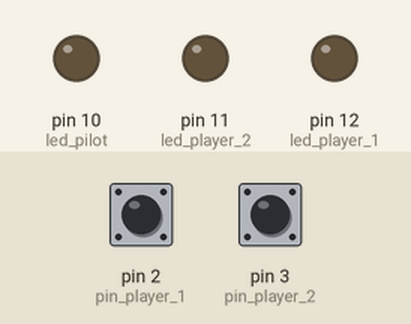
Simulated run of this sketch. Board: Arduino Uno, built with avr-gcc and run on an emulated ATmega328P. Parts: output pins drawn as LEDs (lit = HIGH). The test bench sets the inputs (shaded band); at power-on: pin 2 (pin_player_1) HIGH, pin 3 (pin_player_2) HIGH.

Above: at 1.2 s.
1.3 s: pin 2 (pin_player_1) pulled LOW for 0.15 s
At 2.4 s:
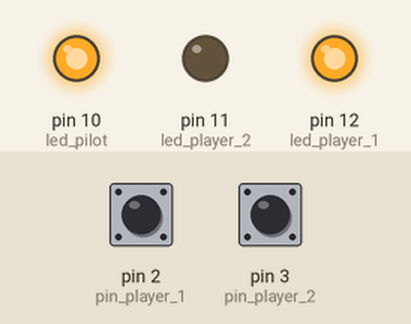
4.4 s: pin 3 (pin_player_2) pulsed LOW 5 times (0.12 s each, 0.3 s apart)
At 6.1 s:
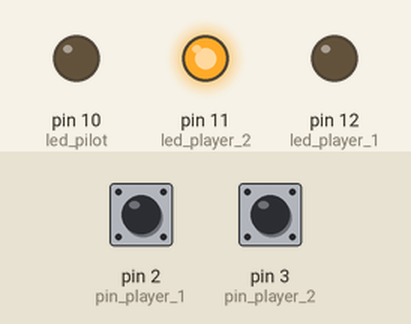
11.5 s: pin 2 (pin_player_1) pulled LOW for 1 s
At 14.8 s:
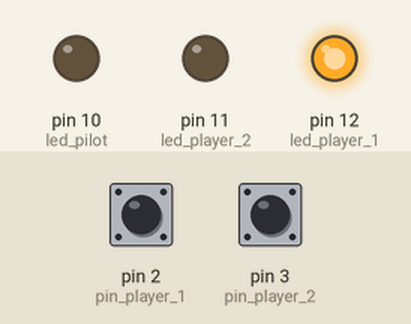
15.5 s: pin 2 (pin_player_1) pulled LOW for 3.2 s
At 22.4 s:
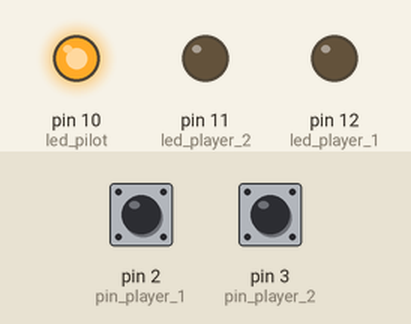
Timing chart, 0 to 25.5 s (numbered marks = the images above; inputs shaded):
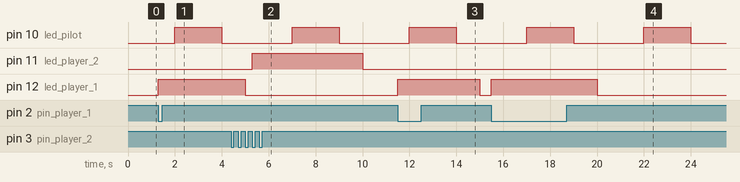

The sketch:

Maquina_perguntas_avan_ado.ino
```cpp
const byte pin_player_1 = 2;
const byte pin_player_2 = 3;

const byte led_player_1 = 12;
const byte led_player_2 = 11;
const byte led_pilot = 10;

bool flag = false;

void setup() {
  DDRB = B00011100; //define 10, 11, 12 como saidas
  DDRD = B00000000; //define 2,3 como entradas
  PORTD = B00001100; // ativa o pull_up nos pinos 2, 3 (é o mesmo que escrever HIGH)
  attachInterrupt(digitalPinToInterrupt(pin_player_1), p1, FALLING);
  attachInterrupt(digitalPinToInterrupt(pin_player_2), p2, FALLING);
}
void p1(){
  if(!flag) {
    digitalWrite(led_player_1, HIGH);
    flag = true;
  }
}

void p2(){
  if(!flag) {
    digitalWrite(led_player_2, HIGH);
    flag = true;
  }
}


void loop() {

  delay(2000);
  digitalWrite(led_pilot, HIGH);
  delay(2000);
  digitalWrite(led_pilot, LOW);
  if(flag) {
    delay(1000);
    digitalWrite(led_player_1, LOW);
    digitalWrite(led_player_2, LOW);
    flag = false;
  }

}
```

Measured:
- after the input at 1.3 s, pin 12 (led_player_1): LOW → HIGH at once
- after the input at 4.4 s, pin 10 (led_pilot): goes on until 9.0 s, then stays LOW; pin 11 (led_player_2): LOW → HIGH after 0.90 s, → LOW 4.7 s later
- after the input at 11.5 s, pin 12 (led_player_1): LOW → HIGH at once, → LOW 3.5 s later
- after the input at 15.5 s, pin 10 (led_pilot): LOW → HIGH after 6.5 s, → LOW 2.0 s later; pin 12 (led_player_1): LOW → HIGH at once, → LOW 4.5 s later
